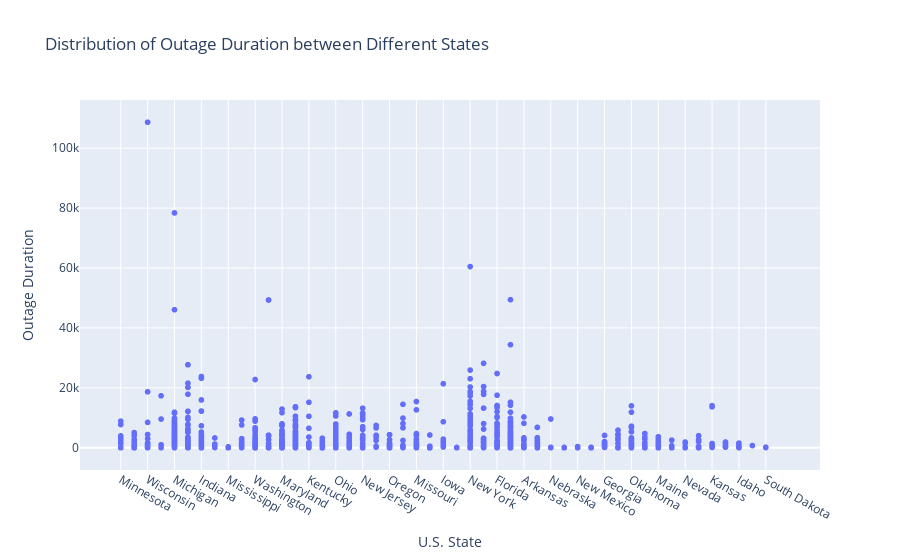

Source (notebook cell):
### Markdown cell above
Then, we do bivariate analysis between the outage duration and the state where the outage occurs.

### Code cell
fig = px.scatter(df, x = 'U.S._STATE', y = 'OUTAGE.DURATION', title = 'Distribution of Outage Duration between Different States')
fig.update_layout(xaxis_title='U.S. State', yaxis_title='Outage Duration')
fig.show()
export_plotly_fig(fig, 'bivariate1.html')

### Figure 1 — Plotly figure (JSON) as saved in the notebook; plotly's stock layout.template omitted (floating-point values rounded to 4 significant figures; data arrays with more than 128 entries replaced by an {"elided": "..."} marker saying what was removed)
{"data": [{"hovertemplate": "U.S._STATE=%{x}<br>OUTAGE.DURATION=%{y}<extra></extra>", "legendgroup": "", "marker": {"color": "#636efa", "symbol": "circle"}, "mode": "markers", "name": "", "showlegend": false, "type": "scattergl", "x": {"elided": "1534 str values"}, "xaxis": "x", "y": {"elided": "1534 int values"}, "yaxis": "y"}], "layout": {"legend": {"tracegroupgap": 0}, "title": {"text": "Distribution of Outage Duration between Different States"}, "xaxis": {"anchor": "y", "domain": [0, 1], "title": {"text": "U.S. State"}}, "yaxis": {"anchor": "x", "domain": [0, 1], "title": {"text": "Outage Duration"}}}}
